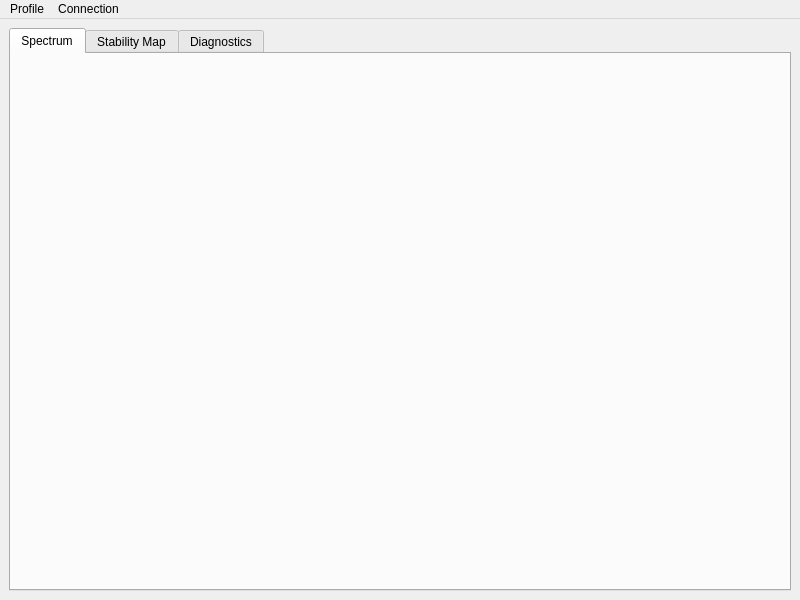
<?xml version="1.0" encoding="UTF-8"?>
<ui version="4.0">
 <class>MainWindow</class>
 <widget class="QMainWindow" name="MainWindow">
  <property name="geometry">
   <rect>
    <x>0</x>
    <y>0</y>
    <width>800</width>
    <height>600</height>
   </rect>
  </property>
  <property name="windowTitle">
   <string>MainWindow</string>
  </property>
  <widget class="QWidget" name="centralwidget">
   <layout class="QHBoxLayout" name="horizontalLayout">
    <item>
     <widget class="QTabWidget" name="tabWidget">
      <property name="tabPosition">
       <enum>QTabWidget::North</enum>
      </property>
      <property name="currentIndex">
       <number>0</number>
      </property>
      <property name="usesScrollButtons">
       <bool>false</bool>
      </property>
      <property name="tabBarAutoHide">
       <bool>true</bool>
      </property>
      <widget class="QWidget" name="spectrum_tab">
       <attribute name="title">
        <string>Spectrum</string>
       </attribute>
      </widget>
      <widget class="QWidget" name="stability_map_tab">
       <attribute name="title">
        <string>Stability Map</string>
       </attribute>
      </widget>
      <widget class="QWidget" name="diagnostics_tab">
       <attribute name="title">
        <string>Diagnostics</string>
       </attribute>
      </widget>
     </widget>
    </item>
   </layout>
  </widget>
  <widget class="QMenuBar" name="menubar">
   <property name="geometry">
    <rect>
     <x>0</x>
     <y>0</y>
     <width>800</width>
     <height>30</height>
    </rect>
   </property>
   <widget class="QMenu" name="profile_menu">
    <property name="title">
     <string>Profile</string>
    </property>
    <addaction name="load_profile_action"/>
    <addaction name="save_profile_action"/>
   </widget>
   <widget class="QMenu" name="connection_menu">
    <property name="title">
     <string>Connection</string>
    </property>
   </widget>
   <addaction name="profile_menu"/>
   <addaction name="connection_menu"/>
  </widget>
  <action name="load_profile_action">
   <property name="text">
    <string>Load profile</string>
   </property>
  </action>
  <action name="save_profile_action">
   <property name="text">
    <string>Save profile</string>
   </property>
  </action>
 </widget>
 <resources/>
 <connections/>
</ui>
